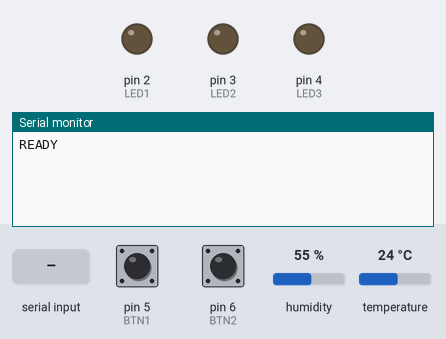
Simulated run of this sketch. Board: Arduino Uno, built with avr-gcc and run on an emulated ATmega328P. Shown: output pins drawn as LEDs (lit = HIGH), the last lines printed to the serial monitor. Inputs (shaded band) come from the test bench; at power-on: pin 5 (BTN1) HIGH, pin 6 (BTN2) HIGH, humidity 55 %, temperature 24 °C.

Above: at 1.2 s.
1.3 s: pin 5 (BTN1) pulled LOW for 0.15 s
At 2.5 s:
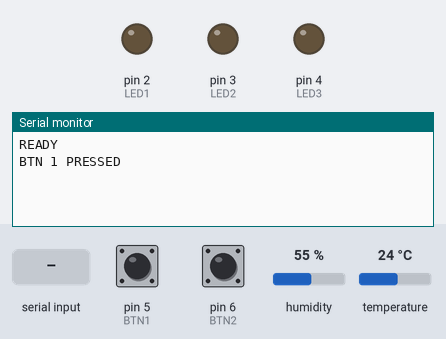
2.9 s: "LED\n" received over Serial
At 4.0 s:
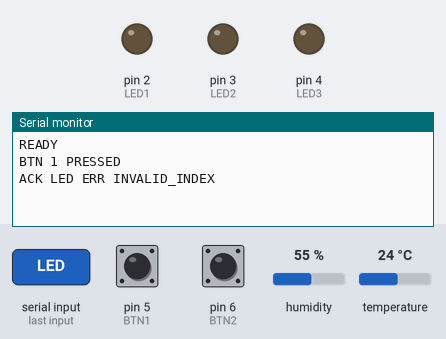
4.4 s: "SENSOR?\n" received over Serial
At 4.9 s:
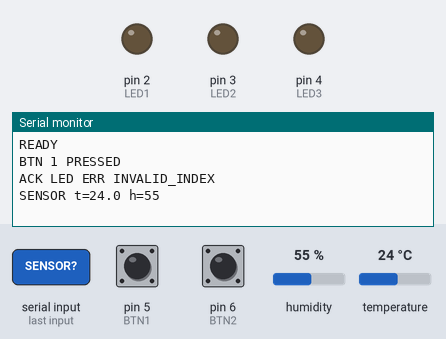

Measured:
- after the input at 1.3 s, the serial monitor: prints a new line at once (image 1)
- after the input at 2.9 s, the serial monitor: prints a new line at once (image 2)
- after the input at 4.4 s, the serial monitor: prints a new line at once (image 3)

The sketch:

cap6_mqtt_serial_arduino.ino
```cpp
//cap6_mqtt_serial_arduino.ino
#include <DHT.h>

#define DHTPIN 7
#define DHTTYPE DHT11
DHT dht(DHTPIN, DHTTYPE);

#define LED1 2
#define LED2 3
#define LED3 4
#define BTN1 5
#define BTN2 6

unsigned long lastBlink = 0;
bool blinkActive = false;
int blinkLed = -1;
int blinkInterval = 500; // ms
bool blinkState = false;

void setup() {
  Serial.begin(9600);
  dht.begin();

  pinMode(LED1, OUTPUT);
  pinMode(LED2, OUTPUT);
  pinMode(LED3, OUTPUT);
  pinMode(BTN1, INPUT_PULLUP);
  pinMode(BTN2, INPUT_PULLUP);

  Serial.println(F("READY"));
}

void loop() {
  handleBlink();
  handleButtons();
  handleSerial();
}

// --- gestione lampeggio automatico ---
void handleBlink() {
  if (!blinkActive) return;

  unsigned long now = millis();
  if (now - lastBlink >= blinkInterval) {
    lastBlink = now;
    blinkState = !blinkState;
    digitalWrite(blinkLed, blinkState ? HIGH : LOW);
  }
}

// --- lettura pulsanti ---
void handleButtons() {
  static bool lastBtn1 = HIGH, lastBtn2 = HIGH;
  bool b1 = digitalRead(BTN1);
  bool b2 = digitalRead(BTN2);

  if (b1 != lastBtn1 && b1 == LOW) {
    Serial.println(F("BTN 1 PRESSED"));
  }
  if (b2 != lastBtn2 && b2 == LOW) {
    Serial.println(F("BTN 2 PRESSED"));
  }

  lastBtn1 = b1;
  lastBtn2 = b2;
}

// --- lettura comandi seriali ---
void handleSerial() {
  if (!Serial.available()) return;
  String cmd = Serial.readStringUntil('\n');
  cmd.trim();
  if (cmd.length() == 0) return;

  if (cmd.startsWith("LED")) {
    handleLedCommand(cmd);
  }
  else if (cmd.startsWith("SENSOR?")) {
    handleSensorRead();
  }
}

// --- gestione LED ON/OFF/BLINK/BLINK OFF ---
void handleLedCommand(String cmd) {
  int ledIndex = cmd.substring(4, 5).toInt();
  String action = cmd.substring(6);
  action.trim();

  int pin;
  switch (ledIndex) {
    case 1: pin = LED1; break;
    case 2: pin = LED2; break;
    case 3: pin = LED3; break;
    default:
      Serial.println(F("ACK LED ERR INVALID_INDEX"));
      return;
  }

  if (action == "ON") {
    digitalWrite(pin, HIGH);
    if (blinkLed == pin) blinkActive = false;
    Serial.print(F("ACK LED "));
    Serial.print(ledIndex);
    Serial.println(F(" ON"));
  }
  else if (action == "OFF") {
    digitalWrite(pin, LOW);
    if (blinkLed == pin) blinkActive = false;
    Serial.print(F("ACK LED "));
    Serial.print(ledIndex);
    Serial.println(F(" OFF"));
  }
  else if (action == "BLINK") {
    blinkLed = pin;
    blinkActive = true;
    Serial.print(F("ACK LED "));
    Serial.print(ledIndex);
    Serial.println(F(" BLINK"));
  }
  else if (action == "BLINK OFF") {
    if (blinkLed == pin) {
      blinkActive = false;
      digitalWrite(pin, LOW);
      Serial.print(F("ACK LED "));
      Serial.print(ledIndex);
      Serial.println(F(" BLINK OFF"));
    }
  }
  else {
    Serial.print(F("ACK LED "));
    Serial.print(ledIndex);
    Serial.println(F(" ERR_UNKNOWN"));
  }
}

// --- lettura DHT11 ---
void handleSensorRead() {
  float t = dht.readTemperature();
  float h = dht.readHumidity();
  if (isnan(t) || isnan(h)) {
    Serial.println(F("SENSOR ERR"));
    return;
  }
  Serial.print(F("SENSOR t="));
  Serial.print(t, 1);
  Serial.print(F(" h="));
  Serial.println(h, 0);
}
```
